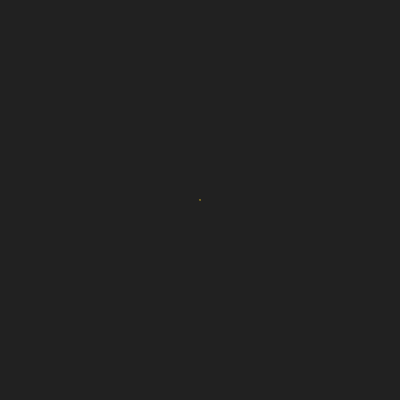
Frame 1 (no input)
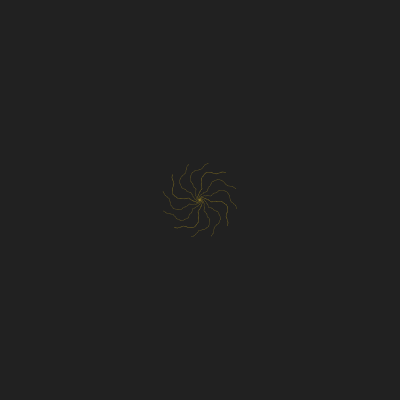
Frame 60 (the mouse pressed at the canvas centre just before this capture)
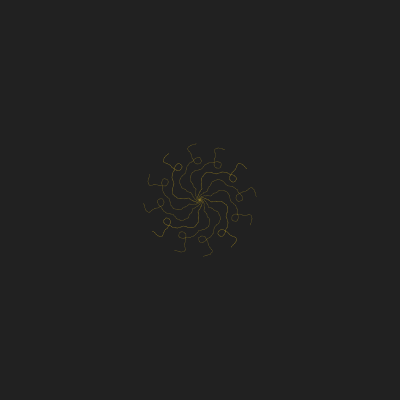
Frame 120 (the mouse held since frame 60 and released just before this capture)

The Processing sketch that drew these frames (run headless with seeded random() and noise(); from frame 60 on, the mouse is pressed at the canvas centre):

// Processing sketch: Dessin_Symmetrique
// ── Dessin_Symmetrique.pde
/*
 * Dessin Symmétrique
 * Un système autonome qui dessine
 * des formes symmétriques
 *
 * MW_2016
 * https://github.com/FreeArtBureau/ITERATIONS
 * www.iterations.fabprojects.codes
 *
 * end

*/

////////////////////////// GLOBALS ///////////////////////////

float angleStep = 30;
float xPos, yPos;
float angle;
float scaling = .073;

////////////////////////// SETUP ///////////////////////////
void setup() {
  size(400, 400);
  smooth();
  background(33);
  noStroke();
  fill(247,207,33);
}

////////////////////////// DRAW ///////////////////////////
void draw() {
  //Centrer notre forme
  translate(width/2, height/2);
  
  //Faire répéter le dessin grâce à une boucle FOR
  for (float theta=0; theta<360; theta+=angleStep) {
    
    //Algorithme d'animation simple (aléatoire)
    angle += random(-0.139, 0.129);
    xPos+= sin(angle) * scaling;
    yPos+= cos(angle) * scaling;

    //Dessiner notre forme aux positions xPos, yPos
    ellipse(xPos, yPos, 0.5, 0.5);
    
    //Faire pivoter notre forme
    rotate(radians(angleStep));
  }
}

////////////////////////// KEYS ///////////////////////////
void keyPressed() {
  if (key == 'q' || key == 'Q') {
    background(0);
    //RÉINITIALISER NOS PARAMÈTRES POUR RECOMMENCER
    xPos = 0;
    yPos = 0;
    translate(width/2, height/2);
  }
}
